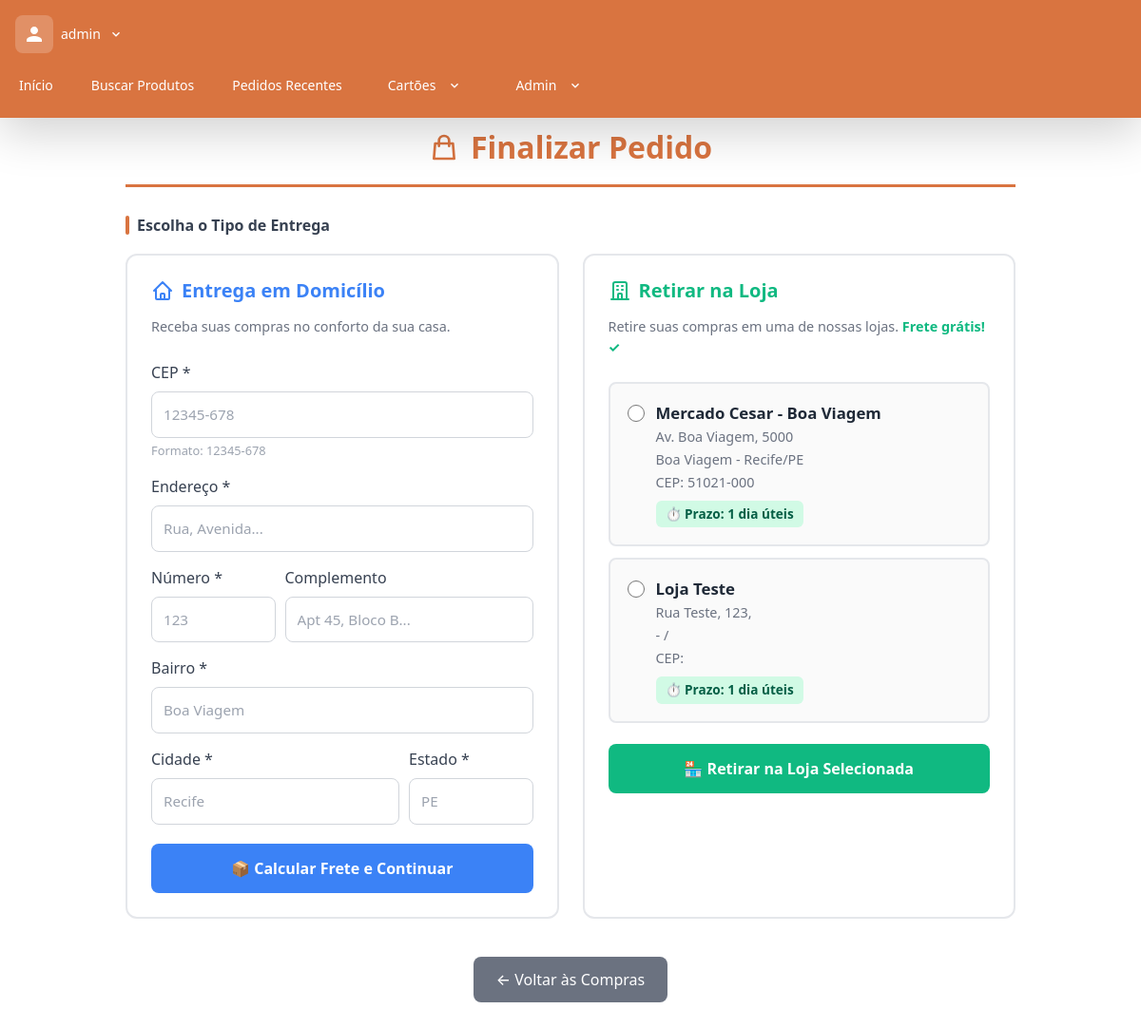
Screenshot of /checkout/ (signed in) with the database file from the repository.
### mercadocesar/models.py (models this page shows, shortened)
class Loja(models.Model):
    nome = models.CharField(max_length=100)
    endereco = models.CharField(max_length=200)
    numero = models.CharField(max_length=10)
    bairro = models.CharField(max_length=100)
    cidade = models.CharField(max_length=100)
    estado = models.CharField(max_length=2)
    cep = models.CharField(max_length=9)
    prazo_retirada_dias = models.IntegerField(default=1)
    ativa = models.BooleanField(default=True)

### mercadocesar/views.py (the view, shortened to what this page needs)
# urls.py: path('checkout/', checkout, name='checkout'),
@login_required
def checkout(request):
    carrinho = obter_carrinho_ativo(request.user)
    lojas = Loja.objects.filter(ativa=True)
    if not carrinho or not carrinho.itens.exists():
        return render(request, 'checkout.html', {'lojas': lojas, 'carrinho': None})
    return render(request, 'checkout.html', {'lojas': lojas, 'carrinho': carrinho})

### mercadocesar/views.py (called while the page is built)
def obter_carrinho_ativo(usuario):
    return Carrinho.objects.filter(usuario=usuario, ativo=True).first()

### mercadocesar/templates/checkout.html (shortened to what this page needs)
{% extends 'base.html' %}
{% block content %}
<div class="container" style="max-width: 1200px; margin: 40px auto; padding: 0 20px;">
    <h2 style="display: flex; align-items: center; justify-content: center; gap: 12px; color: #d97440; font-size: 2rem; font-weight: 600; margin-bottom: 30px; padding-bottom: 20px; border-bottom: 3px solid #d97440;">
        <svg xmlns="http://www.w3.org/2000/svg" style="width: 32px; height: 32px;" fill="none" viewBox="0 0 24 24" stroke="currentColor">
            <path stroke-linecap="round" stroke-linejoin="round" stroke-width="2" d="M16 11V7a4 4 0 00-8 0v4M5 9h14l1 12H4L5 9z" />
        </svg>
        Finalizar Pedido
    </h2>
    <h3 style="color: #374151; font-size: 1rem; font-weight: 600; margin-bottom: 20px; display: flex; align-items: center; gap: 8px;">
        <div style="width: 4px; height: 20px; background-color: #d97440; border-radius: 2px;"></div>
        Escolha o Tipo de Entrega
    </h3>
    <div class="checkout-grid" style="display: grid; grid-template-columns: 1fr 1fr; gap: 25px; margin-bottom: 40px;">
        <div style="background: white; border: 2px solid #e5e7eb; border-radius: 12px; padding: 25px; transition: all 0.3s;"
             onmouseover="this.style.borderColor='#3b82f6'; this.style.boxShadow='0 4px 12px rgba(59, 130, 246, 0.15)'"
             onmouseout="this.style.borderColor='#e5e7eb'; this.style.boxShadow='none'">
            <h3 style="color: #3b82f6; margin-bottom: 15px; font-size: 1.25rem; font-weight: 600; display: flex; align-items: center; gap: 8px;">
                Entrega em Domicílio
            </h3>
            <p style="color: #6b7280; margin-bottom: 25px; font-size: 0.9rem;">Receba suas compras no conforto da sua casa.</p>
            <form method="post" action="{% url 'processar_entrega_domicilio' %}">
                <div style="margin-bottom: 15px;">
                    <label for="cep" style="display: block; margin-bottom: 8px; font-weight: 500; color: #374151;">CEP *</label>
                    <input type="text" id="cep" name="cep" placeholder="12345-678" maxlength="9" required
                           style="width: 100%; padding: 12px; border: 2px solid #d1d5db; border-radius: 8px; font-size: 0.95rem;"
                           value="{{ cep }}">
                    <small style="color: #9ca3af; font-size: 0.8rem;">Formato: 12345-678</small>
                </div>
                <div style="margin-bottom: 15px;">
                    <label for="endereco" style="display: block; margin-bottom: 8px; font-weight: 500; color: #374151;">Endereço *</label>
                    <input type="text" id="endereco" name="endereco" placeholder="Rua, Avenida..." required
                           style="width: 100%; padding: 12px; border: 2px solid #d1d5db; border-radius: 8px; font-size: 0.95rem;"
                           value="{{ endereco }}">
                </div>
                <div style="display: grid; grid-template-columns: 1fr 2fr; gap: 10px; margin-bottom: 15px;">
                    <div>
                        <label for="numero" style="display: block; margin-bottom: 8px; font-weight: 500; color: #374151;">Número *</label>
                        <input type="text" id="numero" name="numero" placeholder="123" required
                               style="width: 100%; padding: 12px; border: 2px solid #d1d5db; border-radius: 8px; font-size: 0.95rem;"
                               value="{{ numero }}">
                    </div>
                    <div>
                        <label for="complemento" style="display: block; margin-bottom: 8px; font-weight: 500; color: #374151;">Complemento</label>
                        <input type="text" id="complemento" name="complemento" placeholder="Apt 45, Bloco B..."
                               style="width: 100%; padding: 12px; border: 2px solid #d1d5db; border-radius: 8px; font-size: 0.95rem;"
                               value="{{ complemento }}">
                    </div>
                </div>
                <div style="margin-bottom: 15px;">
                    <label for="bairro" style="display: block; margin-bottom: 8px; font-weight: 500; color: #374151;">Bairro *</label>
                    <input type="text" id="bairro" name="bairro" placeholder="Boa Viagem" required
                           style="width: 100%; padding: 12px; border: 2px solid #d1d5db; border-radius: 8px; font-size: 0.95rem;"
                           value="{{ bairro }}">
                </div>
                <div style="display: grid; grid-template-columns: 2fr 1fr; gap: 10px; margin-bottom: 20px;">
                    <div>
                        <label for="cidade" style="display: block; margin-bottom: 8px; font-weight: 500; color: #374151;">Cidade *</label>
                        <input type="text" id="cidade" name="cidade" placeholder="Recife" required
                               style="width: 100%; padding: 12px; border: 2px solid #d1d5db; border-radius: 8px; font-size: 0.95rem;"
                               value="{{ cidade }}">
                    </div>
                    <div>
                        <label for="estado" style="display: block; margin-bottom: 8px; font-weight: 500; color: #374151;">Estado *</label>
                        <input type="text" id="estado" name="estado" placeholder="PE" maxlength="2" required
                               style="width: 100%; padding: 12px; border: 2px solid #d1d5db; border-radius: 8px; font-size: 0.95rem; text-transform: uppercase;"
                               value="{{ estado }}">
                    </div>
                </div>
                <button type="submit" style="width: 100%; padding: 14px; background-color: #3b82f6; color: white; border: none; border-radius: 8px; font-size: 1rem; font-weight: 600; cursor: pointer; transition: background-color 0.2s;"
                        onmouseover="this.style.backgroundColor='#2563eb'"
                        onmouseout="this.style.backgroundColor='#3b82f6'">
                    📦 Calcular Frete e Continuar
                </button>
            </form>
        </div>
        <div style="background: white; border: 2px solid #e5e7eb; border-radius: 12px; padding: 25px; transition: all 0.3s;"
             onmouseover="this.style.borderColor='#10b981'; this.style.boxShadow='0 4px 12px rgba(16, 185, 129, 0.15)'"
             onmouseout="this.style.borderColor='#e5e7eb'; this.style.boxShadow='none'">
            <h3 style="color: #10b981; margin-bottom: 15px; font-size: 1.25rem; font-weight: 600; display: flex; align-items: center; gap: 8px;">
                Retirar na Loja
            </h3>
            <p style="color: #6b7280; margin-bottom: 25px; font-size: 0.9rem;">
                Retire suas compras em uma de nossas lojas.
                <strong style="color: #10b981; font-weight: 700;">Frete grátis! ✓</strong>
            </p>
            {% if lojas %}
                <form method="post" action="{% url 'processar_entrega_retirada' %}">
                    {% for loja in lojas %}
                        <div style="margin-bottom: 12px; padding: 18px; border: 2px solid #e5e7eb; border-radius: 8px; transition: all 0.2s; background: #fafafa;"
                             onmouseover="this.style.borderColor='#10b981'; this.style.backgroundColor='#f0fdf4'"
                             onmouseout="this.style.borderColor='#e5e7eb'; this.style.backgroundColor='#fafafa'">
                            <label style="display: flex; align-items: start; cursor: pointer;">
                                <input type="radio" name="loja_id" value="{{ loja.id }}" required
                                       style="margin-right: 12px; margin-top: 4px; width: 18px; height: 18px; cursor: pointer;">
                                <div style="flex: 1;">
                                    <strong style="color: #1f2937; font-size: 1.05rem;">{{ loja.nome }}</strong><br>
                                    <span style="color: #6b7280; font-size: 0.9rem;">
                                        {{ loja.endereco }}, {{ loja.numero }}<br>
                                        {{ loja.bairro }} - {{ loja.cidade }}/{{ loja.estado }}<br>
                                        CEP: {{ loja.cep }}
                                    </span><br>
                                    <span style="display: inline-block; margin-top: 8px; padding: 4px 10px; background-color: #d1fae5; color: #065f46; border-radius: 6px; font-size: 0.85rem; font-weight: 600;">
                                        ⏱ Prazo: {{ loja.prazo_retirada_dias }} dia{% if loja.prazo_retirada_dias > 1 %}s{% endif %} úteis
                                    </span>
                                </div>
                            </label>
                        </div>
                    {% endfor %}
                    <button type="submit" style="width: 100%; padding: 14px; background-color: #10b981; color: white; border: none; border-radius: 8px; font-size: 1rem; font-weight: 600; cursor: pointer; transition: background-color 0.2s; margin-top: 10px;"
                            onmouseover="this.style.backgroundColor='#059669'"
                            onmouseout="this.style.backgroundColor='#10b981'">
                        🏪 Retirar na Loja Selecionada
                    </button>
                </form>
            {% else %}
                <div style="background: #f3f4f6; border: 2px dashed #9ca3af; border-radius: 8px; padding: 30px; text-align: center;">
                    <div style="font-size: 2.5rem; margin-bottom: 10px;">🏪</div>
                    <p style="color: #6b7280; font-weight: 500; margin: 0;">Nenhuma loja disponível no momento.</p>
                </div>
            {% endif %}
        </div>
    </div>
    <div style="margin-top: 40px; text-align: center;">
        <a href="{% url 'busca' %}" style="display: inline-flex; align-items: center; gap: 8px; padding: 12px 24px; background-color: #6b7280; color: white; text-decoration: none; border-radius: 8px; font-weight: 500; transition: background-color 0.2s;"
           onmouseover="this.style.backgroundColor='#4b5563'"
           onmouseout="this.style.backgroundColor='#6b7280'">
            ← Voltar às Compras
        </a>
    </div>
</div>
{% endblock %}

### mercadocesar/templates/base.html (shortened to what this page needs)
{% load static %}
<!DOCTYPE html>
<html lang="pt-br">
<head>
    <script src="https://cdn.tailwindcss.com"></script>
    <link href="https://cdn.jsdelivr.net/npm/daisyui@4.4.19/dist/full.min.css" rel="stylesheet" type="text/css" />
    <link href="https://cdn.jsdelivr.net/npm/bootstrap@5.3.2/dist/css/bootstrap.min.css" rel="stylesheet">
    <link rel="stylesheet" href="{% static 'css/global_styles.css' %}">
    <link rel="stylesheet" href="{% static 'css/cartao.css' %}">
</head>
<body>
    {% block header %}
    <div class="navbar bg-[#d97440] text-white shadow-lg fixed top-0 z-50">
        <div class="navbar-start">
            {% if user.is_authenticated %}
                <div class="dropdown dropdown-hover">
                    <label tabindex="0" class="flex items-center gap-2 hover:bg-[#e28e46] cursor-pointer px-3 py-2 rounded-lg transition-colors">
                        <div class="bg-white/20 p-2 rounded-lg flex items-center justify-center">
                            <svg xmlns="http://www.w3.org/2000/svg" class="h-6 w-6 text-white" fill="currentColor" viewBox="0 0 24 24">
                                <path d="M12 12c2.21 0 4-1.79 4-4s-1.79-4-4-4-4 1.79-4 4 1.79 4 4 4zm0 2c-2.67 0-8 1.34-8 4v2h16v-2c0-2.66-5.33-4-8-4z"/>
                            </svg>
                        </div>
                        <span class="hidden lg:inline-flex text-white text-sm font-medium max-w-[120px] truncate">{{ user.username }}</span>
                        <svg class="fill-current w-4 h-4 text-white flex-shrink-0" xmlns="http://www.w3.org/2000/svg" viewBox="0 0 24 24">
                            <path d="M7.41,8.58L12,13.17L16.59,8.58L18,10L12,16L6,10L7.41,8.58Z"/>
                        </svg>
                    </label>
                </div>
            {% else %}
                <a href="{% url 'home' %}" class="btn btn-ghost normal-case text-xl hover:bg-[#e28e46]">
                    <img src="{% static 'img/Mercado.png' %}" alt="Logo Mercado Cesar" class="h-10">
                </a>
            {% endif %}
        </div>
        <div class="navbar-center hidden lg:flex">
            <ul class="menu menu-horizontal px-1 gap-2">
                <li><a href="{% url 'home' %}" class="text-white hover:bg-[#e28e46] rounded-lg">Início</a></li>
                {% if user.is_authenticated %}
                    <li><a href="{% url 'busca' %}" class="text-white hover:bg-[#e28e46] rounded-lg">Buscar Produtos</a></li>
                    <li><a href="{% url 'pedidos_recentes' %}" class="text-white hover:bg-[#e28e46] rounded-lg">Pedidos Recentes</a></li>
                    <li class="dropdown dropdown-hover dropdown-end">
                        <label tabindex="0" class="text-white hover:bg-[#e28e46] cursor-pointer px-4 py-2 rounded-lg">
                            Cartões
                            <svg class="fill-current inline-block w-4 h-4 ml-1" xmlns="http://www.w3.org/2000/svg" viewBox="0 0 24 24"><path d="M7.41,8.58L12,13.17L16.59,8.58L18,10L12,16L6,10L7.41,8.58Z"/></svg>
                        </label>
                    </li>
                    {% if user.is_superuser %}
                        <li class="dropdown dropdown-hover dropdown-end">
                            <label tabindex="0" class="text-white hover:bg-[#d97440] cursor-pointer px-4 py-2 rounded-lg">
                                Admin
                                <svg class="fill-current inline-block w-4 h-4 ml-1" xmlns="http://www.w3.org/2000/svg" viewBox="0 0 24 24"><path d="M7.41,8.58L12,13.17L16.59,8.58L18,10L12,16L6,10L7.41,8.58Z"/></svg>
                            </label>
                        </li>
                    {% endif %}
                {% else %}
                    <li><a href="{% url 'busca' %}" class="text-white hover:bg-[#d97440] rounded-lg">Produtos</a></li>
                {% endif %}
            </ul>
        </div>
    </div>
    <div class="h-16"></div>
    {% endblock %}
    <div class="min-h-screen bg-white" style="padding-bottom: 0; margin-bottom: 0;">
        <div class="container mx-auto px-4 py-8" style="padding-bottom: 0; margin-bottom: 0;">
            {% block content %}
            {% endblock %}
        </div>
    </div>
</body>
</html>

### mercadocesar/static/css/global_styles.css (style rules this page uses)
input[type="text"], input[type="email"], input[type="password"], input[type="number"], input[type="tel"], input[type="date"], input[type="search"], textarea, select { background-color: white !important; color: #1f2937 !important; border: 1px solid #d1d5db !important; }
input::placeholder, textarea::placeholder { color: #9ca3af !important; opacity: 1 !important; }
label { color: #374151 !important; font-weight: 500 !important; }

### mercadocesar/templates/base.html (style rules this page uses)
html, body { margin: 0 !important; padding: 0 !important; overflow-x: hidden; }
body { padding-bottom: 0 !important; }
.min-h-screen { padding-bottom: 0 !important; margin-bottom: 0 !important; }

### rows the page displays
Loja: nome "Mercado Cesar - Boa Viagem", endereco "Av. Boa Viagem", numero "5000", bairro "Boa Viagem", cidade "Recife", estado "PE", cep "51021-000", prazo_retirada_dias "1"
Loja: nome "Loja Teste", endereco "Rua Teste, 123", prazo_retirada_dias "1"

### other values shown
{{ user.username }} "admin"
